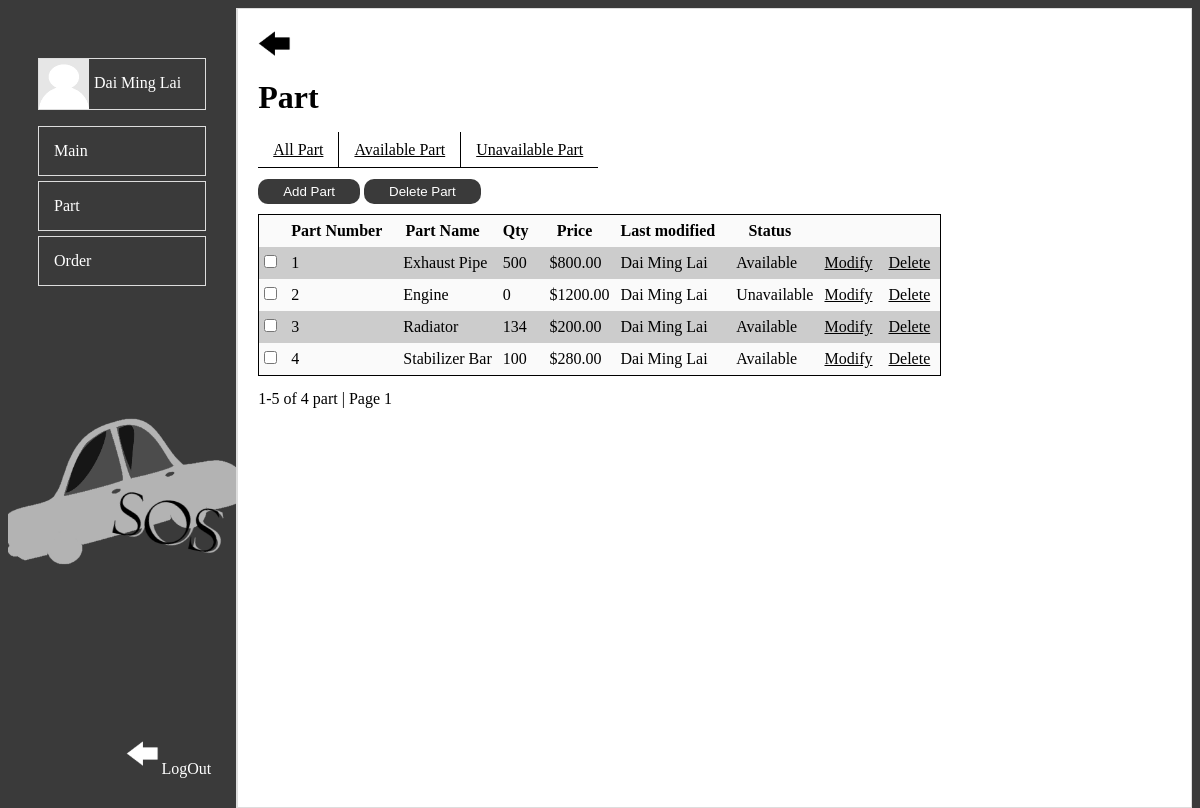
The app's page /web/admin/ManagePart.php (signed in) with its own data.
### tables this page shows
CREATE TABLE IF NOT EXISTS `part` (
  `partNumber` int(11) NOT NULL AUTO_INCREMENT,
  `email` varchar(100) NOT NULL,
  `partName` varchar(100) NOT NULL,
  `stockQuantity` int(11) NOT NULL,
  `stockPrice` decimal(10,2) NOT NULL,
  `stockStatus` int(1) NOT NULL,
  `partImage` text NOT NULL,
  `partDescription` text NOT NULL,
  PRIMARY KEY (`partNumber`),
  UNIQUE KEY `partName` (`partName`),
  KEY `FKPart451022` (`email`)
);

### web/admin/ManagePart.php (the view, shortened to what this page needs)
<!doctype html>
<html>
<head>
<link href="Manage.css" rel="stylesheet" type="text/css">
<?php
		require_once('Connections/conn.php');
		$sql = "SELECT `firstName`,`lastName` FROM `administrator` WHERE email = '".$_SESSION['Account']."';";
		$rs = mysqli_query($conn,$sql);
		$rc = mysqli_fetch_assoc($rs);
		if($rc){
			$firstName = $rc['firstName'];
			$lastName = $rc['lastName'];
		}else{
			echo "<script type='text/javascript'>alert('login fail');</script>";
			header('Location: Login.php');
		}
?>
</head>
<body>
	<div class="main">
		<div id="nav">
			<div style="height: 50px;"></div>
				<div class="menu">
					<div class="user">
						<div class="icon">
							<a href="ManageAccount.php"><img src="pic/icon.png" height="50" width="50"/></a>
						</div>
						<div class="username"><a href="ManageAccount.php"><?php echo $lastName." ".$firstName; ?></a>
						</div>
					</div>
					<ul>
						<a href="Main.php"><li>Main</li></a>
						<a href="ManagePart.php"><li>Part</li></a>
						<a href="ManageOrder.php"><li>Order</li></a>
					</ul>
				</div>
			<div class="logout">
				<a href="Login.php"><img src="pic/logout.gif" height="35px" width="35px">LogOut</a>
			</div>
		</div>
		<div id="content">
			<div class="menubutton" onclick="showMenu()">
				<img src="pic/menu.gif" width="35px" height="35px">
			</div>
			<h1>Part</h1>
			<div class="tablenav">
				<table>
					<tr>
						<td id="bordertd"><a href="ManagePart.php?fitter=0">All Part</a></td>
						<td id="bordertd"><a href="ManagePart.php?fitter=1">Available Part</a></td>
						<td ><a href="ManagePart.php?fitter=2">Unavailable Part</a></td>
					</tr>
				</table>
			</div>
			<button onclick="fnPopup()">Add Part</button> <button onclick="deletePart()">Delete Part</button>
			<br>
			<div class="tabledb">
			<form id="f" method="post" action="ManagePart.php<?php if(isset($_GET['fitter'])){ echo "?fitter=".$_GET['fitter'] ; }?>">
				<table>
					<tr>
						<th></th>
						<th>Part Number</th>
						<th>Part Name</th>
						<th>Qty</th>
						<th>Price</th>
						<th>Last modified</th>
						<th>Status</th>
						<th></th>
					</tr>
					<?php
					$sql = "SELECT `part`.*,`administrator`.`firstName`,`administrator`.`lastName` FROM `part`,`administrator` WHERE `part`.`email` = `administrator`.`email`";
						$sql = $sql." Order by `part`.`partNumber` ";
						$rs = mysqli_query($conn,$sql);
						while($rc = mysqli_fetch_assoc($rs)){
							echo "<tr>";
							echo "<td><input type=\"checkbox\" id=\"part".$rc['partNumber']."\" name=\"part".$rc['partNumber']."\"></td>";
							echo "<td>".$rc['partNumber']."</td>";
							echo "<td>".$rc['partName']."</td>";
							echo "<td>".$rc['stockQuantity']."</td>";
							echo "<td>\$".$rc['stockPrice']."</td>";
							echo "<td>".$rc['lastName']." ".$rc['firstName']."</td>";
							if($rc['stockStatus'] == 0){
								echo "<td>Available</td>";
							}else{
								echo "<td>Unavailable</td>";
							}
							echo "<td><a href=\"javascript:fnPopup(".$rc['partNumber'].",'".$rc['partName']."','".$rc['stockQuantity']."','".$rc['stockPrice']."','".$rc['stockStatus']."')\">Modify</a>　<a href=\"javascript:deletePartbyid(".$rc['partNumber'].")\">Delete</a></td>";
							echo "</tr>";
						}
					?>
				</table>
				</form>
				<?php
					$sql = "SELECT count(`partNumber`) FROM `part`;";
					$rs = mysqli_query($conn,$sql);
					$rc = mysqli_fetch_assoc($rs);
				?>
				1-5 of <?php echo $rc['count(`partNumber`)']?> part | Page 1
			</div>
		</div>
	</div>
</body>
</html>

### web/admin/Manage.css (style rules this page uses)
html,body { height: 100%; }
body { background-color:#3A3A3A; }
.main { position:static; display: flex; width:auto; height: calc(100vh); flex-direction: row; justify-content: space-between; top: 0; left:0; background-color:#FFFFFF; }
#nav { display: block; background-color: #3A3A3A; position: relative; border-right: 1px solid #ddd; height: auto; width:25%; color:#FFFFFF; float: left; background-image:url('pic/logo2.png'); background-attachment:fixed; background-position:0% 65%; background-size:250px 250px; background-repeat: no-repeat; }
.user { border: 1px solid #ddd; display: flex; flex-direction: row; height: auto; width : auto; }
.icon { line-height:1px; }
.username { padding: 15px 5px; }
.menu { margin-left:30px; margin-right:30px; }
.menu li { margin: 5px 0px; border: 1px solid #ddd; padding: 15px; margin-left: -40px; list-style: none; }
#content { padding: 20px; border: 1px solid #ddd; background-color: #FFFFFF; position: relative; float: right; width: 100%; height: auto; line-height: 25px; }
.tabledb table { width:auto; margin: 10px 0px; border: 1px solid black; border-collapse: collapse; }
.tabledb th { padding-right: 20px; }
.tabledb td { padding-right: 10px; }
.tabledb tr { line-height: 30px; }
.tabledb tr:nth-child(even) { background: #CCC; }
.tabledb tr:nth-child(odd) { background-color: #FAFAFA; }
.tablenav table { margin: 10px 0px; border-collapse: collapse; border-bottom:1px solid black; border-top:0px; border-left:0px; border-right:0px; }
.tablenav td { padding:5px 15px; }
#bordertd { border-right:1px solid black; }
.logout { position: absolute; bottom: 20px; right: 10px; margin: 10px 15px; }
a { text-decoration: none; color: #FFFFFF; }
#content a { color: #000000; text-decoration:underline; }
.menubutton { height:35px; width:70px; }
input[type="submit"],input[type="button"],input[type="reset"],button { -webkit-border-radius: 10px; padding: 5px 25px; border-radius: 10px; background-color:#3A3A3A; border:0 none; transition: padding 1s; color:#FFFFFF; }

### records on screen
part: partNumber "1", partName "Exhaust Pipe", stockQuantity "500", stockPrice "800.00", email.lastName "Dai Ming", email.firstName "Lai", stockStatus "Available"
part: partNumber "2", partName "Engine", stockQuantity "0", stockPrice "1200.00", email.lastName "Dai Ming", email.firstName "Lai", stockStatus "Unavailable"
part: partNumber "3", partName "Radiator", stockQuantity "134", stockPrice "200.00", email.lastName "Dai Ming", email.firstName "Lai", stockStatus "Available"
part: partNumber "4", partName "Stabilizer Bar", stockQuantity "100", stockPrice "280.00", email.lastName "Dai Ming", email.firstName "Lai", stockStatus "Available"

### other values on screen
$lastName "Dai Ming"
$firstName "Lai"
$rc['count(`partNumber`)'] "4"
